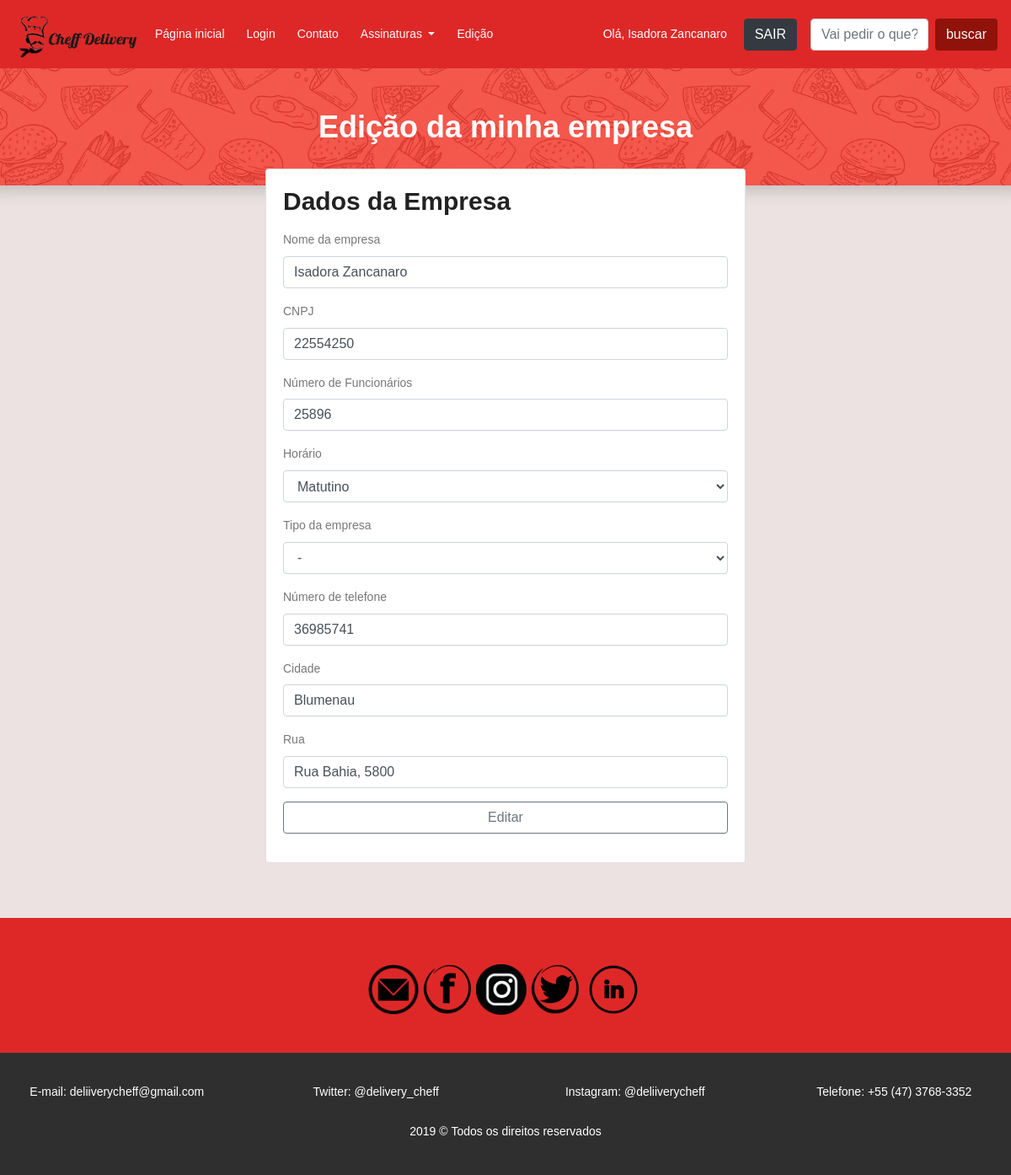
/edicaoEmpresa.php?id=3 (signed in), run on the app's committed database.
### tables this page shows
CREATE TABLE `empresas` (
  `id` int(11) NOT NULL,
  `nome_empresa` varchar(255) NOT NULL,
  `CNPJ` int(11) NOT NULL,
  `numero_funcionarios` int(11) NOT NULL,
  `turno` varchar(255) NOT NULL,
  `tipo_empresa` varchar(255) NOT NULL,
  `numero_empresa` int(11) NOT NULL,
  `cidade_empresa` varchar(255) NOT NULL,
  `rua_empresa` varchar(255) NOT NULL
);

### backends/edicao.php (called while the page is built, shortened)
<!-- <?php
require_once"include/conexao.php";
if (isset($_GET['id'])) {
	$id = $_GET['id'];
	if ($_SESSION['tp_usuario'] == 'empresa' ) {
		$sql = "SELECT * FROM empresas WHERE id = $id";
		$queryEmpresa = mysqli_query($con, $sql);
		$resultadoEmpresa = mysqli_fetch_array($queryEmpresa);
	}
}
?> -->

### edicaoEmpresa.php (the view, shortened to what this page needs)
 <?php
 require_once"backends/edicaoEmpresa.php";
 require_once"backends/edicao.php";
 ?>
 <!DOCTYPE html>
 <html lang="pt-br">
 <head>
 	<link rel="stylesheet" href="https://stackpath.bootstrapcdn.com/bootstrap/4.3.1/css/bootstrap.min.css">
 	<link rel="stylesheet" type="text/css" href="media/css/estilos.css">
 	<link rel="stylesheet" href="media/css/main.css">
 </head>
 <body style="background-color: rgb(235, 226, 225);">
 	<?php
 	require_once "header.php";
 	?>
 	<div class="row">
 		<div class="shadow" style="  background-color: #f2392c ;
 		background-image: url('media/images/food-pattern.png');
 		min-height: 100px;
 		min-width: 100%;
 		background-size: 30%;
 		background-position: center 1050px;" >
 		<div class="text-center my-5">
 			<h1 class="text-white mb-5">Edição da minha empresa</h1>
 		</div>
 	</div>
 </div>
 <div class="col-10 col-md-6 mt-5 offset-md-3 offset-1" style="margin-top: -20px !important;">
 	<div class="card" style="margin-right: auto; margin-left: auto;">
 		<div class="card-body" >
 			<form method="post" action="">
 				<h2><strong>Dados da Empresa</strong></h2>
 				<div class="form-group mt-3">
 					<label for="nome_empresa"><strong>Nome da empresa</strong></label>
 					<input type="text" class="form-control" id="nome_empresa" name="nome_empresa" value="<?=$resultadoEmpresa['nome_empresa']?>">
 				</div>
 				<div class="form-group">
 					<label for="CNPJ"><strong>CNPJ</strong></label>
 					<input type="text" class="form-control" id="CNPJ" name="cnpj" value="<?=$resultadoEmpresa['CNPJ']?>">
 				</div>
 				<div class="form-group">
 					<label for="numero_funcionarios"><strong>Número de Funcionários</strong></label>
 					<input type="number" class="form-control" id="numero_funcionarios" name="numero_funcionarios" value="<?=$resultadoEmpresa['numero_funcionarios']?>">
 				</div>
 				<div class="form-group">
 					<label for="horario_empresa"><strong>Horário</strong></label>
 					<select id="horario_empresa" name="turno" class="form-control" value="<?=$resultadoEmpresa['turno']?>">
 						<option selected value="matutino" <?= ($resultadoEmpresa['turno']=="matutino") ? 'selected' : ''?>>Matutino</option>
 					</select>
 				</div>
 				<div class="form-group">
 					<label for="tipo_empresa"><strong>Tipo da empresa</strong></label>
 					<select id="tipo_empresa" name="tipo_empresa" class="form-control"  value="<?=$resultadoEmpresa['tipo_empresa']?>">
 						<option selected>-</option>
 					</select>
 				</div>
 				<div class="form-group">
 					<label for="telefone_cliente"><strong>Número de telefone</strong></label>
 					<input type="text" class="form-control" id="telefone_cliente" name="numero_empresa" value="<?=$resultadoEmpresa['numero_empresa']?>">
 				</div>
 				<div class="form-group">
 					<div class="form-group">
 						<label for="cidade_empresa"><strong>Cidade</strong></label>
 						<input type="text" class="form-control" id="cidade_empresa" name="cidade_empresa" placeholder="Ex: Gaspar" value="<?=$resultadoEmpresa['cidade_empresa']?>">
 					</div>
 				</div>
 				<div class="form-group">
 					<div class="form-group">
 						<label for="rua_empresa"><strong>Rua</strong></label>
 						<input type="text" class="form-control" id="rua_empresa" name="rua_empresa" placeholder="Ex: Rua Sábia 179" value="<?=$resultadoEmpresa['rua_empresa']?>">
 					</div>
 				</div>
 				<?php if (empty($disabled)) { ?>
 					<button type="submit" class="btn btn-outline-secondary col-md-12" name="btnEditar">Editar</button>
 				<?php } ?>
 			</form>
 		</div>
 	</div>
 </div>
 <?php
 require_once "footer.php";
 ?>
</body>
</html>

### media/css/estilos.css (style rules this page uses)
* { font-family: arial !important; }

### media/css/main.css (style rules this page uses)
body { color:#777;font-family:"Poppins",sans-serif;font-size:14px;font-weight:300;line-height:1.625em;position:relative }
select { display:block }
h1,h2,h3,h4,h5,h6 { font-family:"Poppins",sans-serif;color:#222;line-height:1.2em !important;margin-bottom:0;margin-top:0;font-weight:600 }
h1,.h1 { font-size:36px }
h2,.h2 { font-size:30px }
.mb-5 { margin-bottom:5px }
.text-white { color:#fff }
.text-center { text-align:center }
h1 { font-size:36px }
h2 { font-size:30px }
h1,h2,h3,h4,h5,h6 { line-height:1.5em }

### data on the page
empresas: nome_empresa "Isadora Zancanaro", cnpj "22554250", numero_funcionarios "25896", turno "Matutino", tipo_empresa "-", numero_empresa "36985741", cidade_empresa "Blumenau", rua_empresa "Rua Bahia, 5800"

### other printed values
$_SESSION['nome_usuario'] "Isadora Zancanaro"
